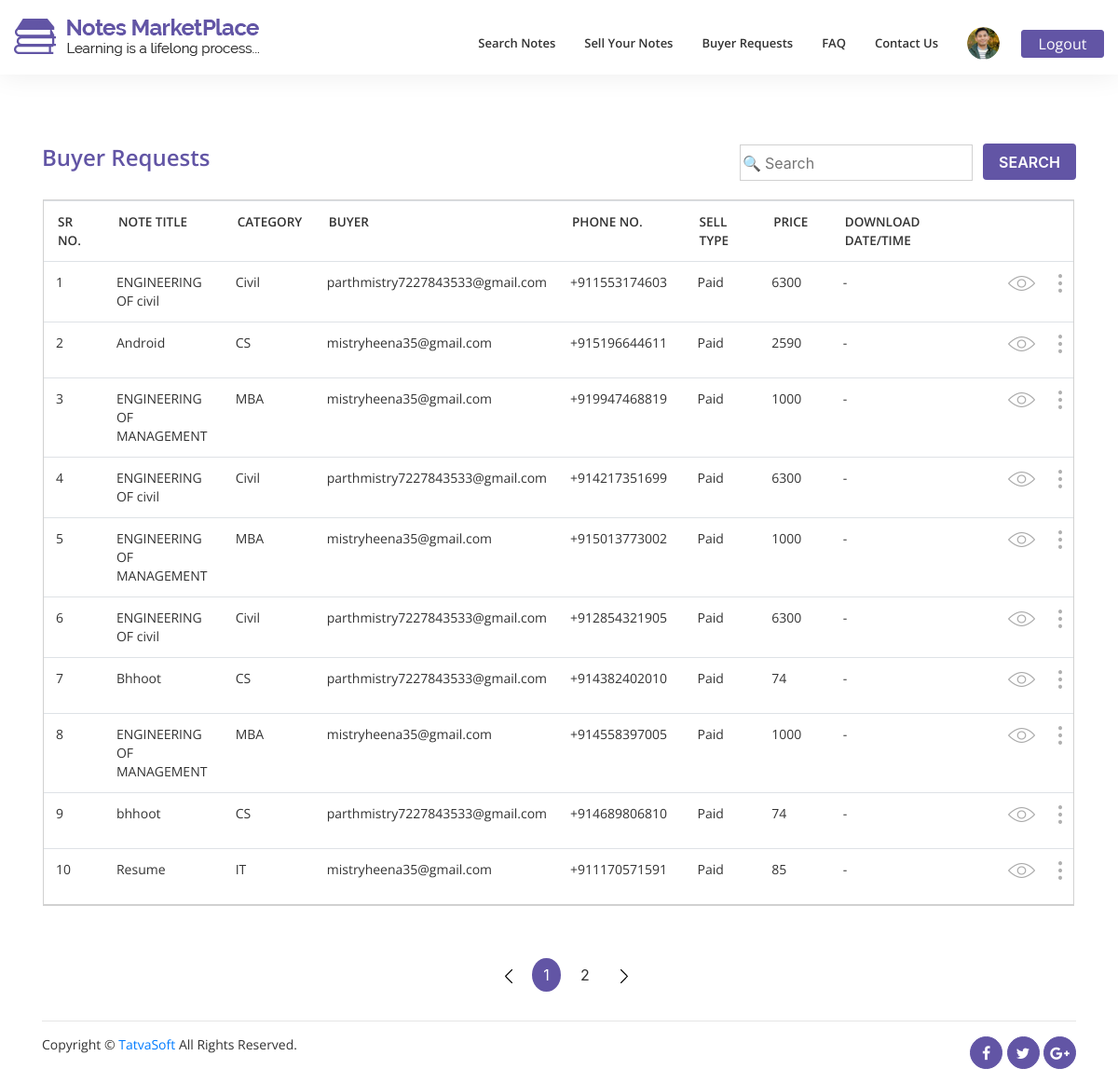
The app's page /PHP_ASSIGNMENT_1/front/buyerrequest.php (signed in) with its own data.
### tables this page shows
CREATE TABLE `downloads` (
  `ID` int(11) NOT NULL,
  `NoteID` int(11) NOT NULL,
  `Seller` int(11) NOT NULL,
  `Downloader` int(11) NOT NULL,
  `IsSellerHasAllowedDownload` bit(1) NOT NULL,
  `AttachmentPath` varchar(800) DEFAULT NULL,
  `IsAttachmentDownloaded` bit(1) NOT NULL,
  `AttachmentDownloadedDate` datetime DEFAULT NULL,
  `IsPaid` bit(1) NOT NULL,
  `PurchasedPrice` decimal(10,0) DEFAULT NULL,
  `NoteTitle` varchar(100) NOT NULL,
  `NoteCategory` varchar(100) NOT NULL,
  `CreatedDate` datetime DEFAULT current_timestamp(),
  `CreatedBy` int(11) DEFAULT NULL,
  `ModifiedDate` datetime DEFAULT current_timestamp(),
  `ModifiedBy` int(11) DEFAULT NULL
);

CREATE TABLE `users` (
  `ID` int(11) NOT NULL,
  `RoleID` int(11) NOT NULL DEFAULT 3,
  `FirstName` varchar(50) NOT NULL,
  `LastName` varchar(50) NOT NULL,
  `EmailID` varchar(100) NOT NULL,
  `Password` varchar(60) NOT NULL,
  `IsEmailVerified` bit(1) NOT NULL DEFAULT b'0',
  `CreatedDate` datetime DEFAULT current_timestamp(),
  `CreatedBy` int(11) DEFAULT NULL,
  `ModifiedDate` datetime DEFAULT current_timestamp(),
  `ModifiedBy` int(11) DEFAULT NULL,
  `IsActive` bit(1) NOT NULL DEFAULT b'1'
);

### PHP_ASSIGNMENT_1/front/buyerrequest.php (the view, shortened to what this page needs)
<?php include 'includes/db.php'; ?>
<!DOCTYPE html>
<html lang="en">
<head>
    <link rel="stylesheet" href="css/fontawesome/css/font-awesome.min.css">
    <link rel="stylesheet" type="text/css" href="css/bootstrap/bootstrap.min.css">
    <link rel="stylesheet" type="text/css" href="css/style.css">
    <link rel="stylesheet" type="text/css" href="css/responsive.css">
</head>
<body>
    <section id="nav-bar">
        <nav class="navbar1 navbar-expand-lg">
            <a class="navbar-brand" href="index.html"><img src="images/user-profile/logo.png" alt="logo"></a>
            <div class="collapse navbar-collapse" id="navbarNav">
                <ul class="navbar-nav ml-auto">
                    <li class="nav-item">
                        <a class="nav-link" href="searchnotes.html">Search Notes</a>
                    </li>
                    <li class="nav-item">
                        <a class="nav-link" href="addnote.html">Sell Your Notes</a>
                    </li>
                    <li class="nav-item">
                        <a class="nav-link" href="buyerrequest.html">Buyer Requests</a>
                    </li>
                    <li class="nav-item">
                        <a class="nav-link" href="faq.html">FAQ</a>
                    </li>
                    <li class="nav-item">
                        <a class="nav-link" href="contactus.html">Contact Us</a>
                    </li>
                    <li class="nav-item">
                        <a class="nav-link" href="#"><img src="images/user-profile/login-image.png" alt="login image"></a>
                    </li>
                    <li class="nav-item">
                        <a href="logout.php"><button type="button" class="btn btn-primary btn_login">Logout</button></a>
                    </li>
                </ul>
            </div>
        </nav>
    </section>
    <section class="buyerrequest-table">
        <div class="container table1">
            <div class="row">
                <div class="buyerrequest-table-intro col-md-6">Buyer Requests</div>
                <form class="search-part col-md-6 text-right">
                    <input type="text" placeholder="&#x1F50D; Search">
                    <button type="button" class="btn search-btn">Search</button>
                </form>
            </div>
            <div class="row table-data">
                <table class="table table-responsive">
                    <tr class="table-heading text-center">
                        <th class="bsrno" scope="col">SR NO.</th>
                        <th class="bnotetitle" scope="col">NOTE TITLE</th>
                        <th class="bcategory" scope="col">CATEGORY</th>
                        <th class="bbuyer" scope="col">BUYER</th>
                        <th class="phoneno" scope="col">PHONE NO.</th>
                        <th class="bselltype" scope="col">SELL TYPE</th>
                        <th class="bprice" scope="col">PRICE</th>
                        <th class="bdate-time" scope="col">DOWNLOAD DATE/TIME</th>
                        <th class="buyereye" scope="col"></th>
                        <th class="buyermenu" scope="col"></th>
                    </tr>
                    <?php
                    if(isset($_GET['page'])){
                        $page = $_GET['page'];
                        $page =mysqli_real_escape_string($connection,$page);
                        $page = htmlentities($page);
                    }else{
                        $page = 1;
                    }
                    $num_per_page = 10;
                    $start_from = ($page-1) * $num_per_page;
                    $fetch_progress_query = "SELECT downloads.ID,downloads.NoteTitle AS note_title, downloads.NoteCategory AS note_category, users.EmailID AS buyer_id , downloads.IsPaid AS sell_type, downloads.PurchasedPrice AS price, downloads.AttachmentDownloadedDate AS download_date FROM downloads , users WHERE downloads.Downloader = users.ID AND `IsSellerHasAllowedDownload` = 0 AND IsEmailVerified = 1 ORDER BY downloads.CreatedDate DESC LIMIT $start_from,$num_per_page";
                    $progress_notes = mysqli_query($connection,$fetch_progress_query);
                    $fetch_num_query = "SELECT * FROM downloads , users WHERE downloads.Downloader = users.ID AND `IsSellerHasAllowedDownload` = 0 AND IsEmailVerified = 1";
                    $fetch_num = mysqli_query($connection,$fetch_num_query);
                    $total_records = mysqli_num_rows($fetch_num);
                    $total_pages = ceil($total_records / $num_per_page);
                    $i=1;
                    while ($progress_row = mysqli_fetch_array($progress_notes)) {
                    ?>
                        <tr>
                            <td><?php echo $i; ?></td>
                            <td><?php echo $progress_row["note_title"]; ?></td>
                            <td><?php echo $progress_row["note_category"]; ?></td>
                            <td><?php echo $progress_row["buyer_id"]; ?></td>
                            <td>+91<?php echo rand(1111111111,9999999999); ?></td>
                            <td><?php if($progress_row["sell_type"] == 1){ echo "Paid"; }else{ echo "Free"; } ?></td>
                            <td><?php echo $progress_row["price"]; ?></td>
                            <td><?php if(empty($progress_row["download_date"])){ echo "-" ; }else { echo $progress_row["download_date"];} ?></td>
                            <td><?php echo '<a href="notedetails.php?note_id="'.$progress_row["ID"].'><img src="images/dashboard/eye.png" alt="view"></a>'; ?></td>
                            <td class="dropdown"><?php echo '<img class="dropdown-toggle" id="dLabel" data-toggle="dropdown" aria-haspopup="true" aria-expanded="false" src="images/mydownloads/dots.png" alt="menu">
                            <div class="dropdown-menu" aria-labelledby="dLabel">
                                <a class="dropdown-item" href="allowdownload.php?allow='.$progress_row["ID"].'">Allow Download</a>
                            </div>' ?></td>
                        </tr>
                    <?php
                        $i++;
                    };
                    ?>
                </table>
                <ul class="pagination">
                    <li class="<?php if($page == 1){ echo 'disabled'; }?> page-item">
                        <a class="page-link" href="buyerrequest.php?page=<?php echo $page-1 ; ?>" aria-label="Previous">
                            <span aria-hidden="true"><img src="images/dashboard/left-arrow.png" alt="previous"></span>
                        </a>
                    </li>
                    <?php
                        for($i=1;$i<=$total_pages;$i++){
                            ?>
                                <li class="<?php if($page == $i) { echo 'active'; }
                                ?> page-item"><a class="page-link" href="buyerrequest.php?page=<?php echo $i ; ?>"><?php echo $i ;?></a></li>
                            <?php
                        }
                    ?>
                    <li class="<?php if($page == $total_pages){ echo 'disabled'; }?> page-item">
                        <a class="page-link" href="buyerrequest.php?page=<?php echo $page+1 ; ?>" aria-label="Next">
                            <span aria-hidden="true"><img src="images/dashboard/right-arrow.png" alt="next"></span>
                        </a>
                    </li>
                </ul>
            </div>
        </div>
    </section>
    <section class="footer">
        <div class="container">
            <hr>
            <div class="row">
                <div class="col-md-6 footer_content">
                    <p>Copyright © <a href="https://www.tatvasoft.com/">TatvaSoft</a> All Rights Reserved.</p>
                </div>
                <div class="col-md-6 footer_social text-right">
                    <ul class="social-list">
                        <li><a href="#">
                                <i class="fa fa-facebook"></i>
                            </a></li>
                        <li><a href="#">
                                <i class="fa fa-twitter"></i>
                            </a></li>
                        <li><a href="#">
                                <i class="fa fa-google-plus"></i>
                            </a></li>
                    </ul>
                </div>
            </div>
        </div>
    </section>
</body>
</html>

### PHP_ASSIGNMENT_1/front/css/style.css (style rules this page uses)
body,html { color: #333333; height:100%; }
p { font-family: "Open Sans", sans-serif; }
.navbar1 { font-family: "Open Sans",sans-serif; font-size: 13px; font-weight: 600; line-height: 16px; padding-left: 15px; padding-right: 0px; background-color: #fff; color: #6255a5; position: fixed; top: 0; width: 100%; left: 0; right: 0; z-index:999; transition: all .3s linear; -webkit-transition: all .3s linear; }
.navbar1 .navbar-brand img { margin-top: 2%; }
.navbar1 .navbar-brand img { max-width: 300px; }
.navbar1 { background-color: #fff; box-shadow: 0 0 30px 0 rgba(0,0,0,0.08); }
.navbar1 .nav-item { margin-top: -35px; }
.navbar1 .nav-item a { margin-right: 15px; font-family: Open sans; color: #333333; }
.navbar1 .nav-item a img { border-radius: 50%; height:35px; width: 35px; margin-top: -9px; }
.navbar1 .btn_login { width: 89px; height: 30px; color: #fff; background-color: #6255a5; border-radius: 3px; font-family: Open Sans; font-size: 16px; line-height: 22px; padding: 0; margin: 0; border: none; border: 1px solid #6255a5; margin-top: 2px; }
.footer { padding-top: 15px; padding-bottom: 15px; }
.footer p { font-family: Open Sans; font-size: 14px; line-height: 18px; color: #333333; }
.footer ul.social-list { padding: 0; margin: 0; }
.footer ul.social-list li { display: inline-block; padding: 0; }
.footer ul.social-list li a { text-align: center; border: 1px solid #6255a5; background: #6255a5; width: 35px; height: 35px; display: inline-block; line-height: 35px; color: #fff; border-radius: 50%; transition: all 400ms linear; }
.data-table .data-table-intro, .download-table .download-table-intro, .soldnote-table .soldnote-table-intro, .rejectnote-table .rejectnote-table-intro, .buyerrequest-table .buyerrequest-table-intro { font-family: "Open Sans",sans-serif; font-size: 24px; color: #6255a5; font-weight: 600; line-height: 28px; }
.data-table .search-part input, .download-table .search-part input, .soldnote-table .search-part input, .rejectnote-table .search-part input, .buyerrequest-table .search-part input { height: 39px; width:250px; border: 1px solid #d1d1d1; }
.data-table .search-part button, .download-table .search-part button, .soldnote-table .search-part button, .rejectnote-table .search-part button, .buyerrequest-table .search-part button { height: 39px; width: 100px; background-color: #6255a5; color: #fff; font-weight: 600; text-transform: uppercase; margin-top: -5px; margin-left: 7px; }
.table-data { margin-top: 20px; margin-left:1px; }
.data-table table, .download-table table, .soldnote-table table, .rejectnote-table table, .buyerrequest-table table { width: 98.5%; border: 1px solid #d1d1d1; }
.table-data table th { font-family: "Open Sans",sans-serif; font-size: 13.5px; font-weight: 600; line-height: 20px; color: #333333; }
.table-data table tr { height: 60px; border-bottom: 1px solid #d1d1d1; }
.table-data table tr td { padding-left: 13px; font-family: "Open Sans",sans-serif; font-size: 14px; font-weight: 400; line-height: 20px; color: #333333; }
.pagination { margin:40px auto 0px auto; }
.buyerrequest-table .pagination { margin:40px auto 0px auto; }
.page-item { margin: 0 5px; }
.page-link { border-style: none; border-radius: 50%; color: #333333; }
.page-item.active .page-link { background: #6255a5 !important; color: #fff; border-color: #6255a5; }
.download-table, .soldnote-table, .rejectnote-table, .buyerrequest-table { margin-top: 155px; }
.table-data table th.bsrno { width: 7%; text-align: left; padding-left: 15px; }
.table-data table th.bnotetitle { width: 12%; text-align: left; padding-left: 15px; }
.table-data table th.bbuyer { width: 18%; text-align: left; padding-left: 15px; }
.table-data table th.bcategory { width: 9%; text-align: left; padding-left: 15px; }
.table-data table th.phoneno { width: 13%; text-align: left; padding-left: 15px; }
.table-data table th.bselltype { width: 9%; text-align: left; padding-left: 15px; }
.table-data table th.bprice { width: 8%; text-align: left; padding-left: 15px; }
.table-data table th.bdate-time { width: 22%; text-align: left; padding-left: 15px; }
.table-data table th.buyereye { width: 1%; text-align: left; padding-left: 15px; }
.table-data table th.buyermenu { width: 1%; text-align: left; padding-left: 15px; }

### PHP_ASSIGNMENT_1/front/css/responsive.css (style rules this page uses)
@media (min-width:992px) { .navbar1 { height: 80px; } }
@media (min-width:992px) { .navbar1 .navbar-brand { padding-top: 15px; } }
@media (min-width:992px) { .navbar1 ul.navbar-nav { margin-bottom: 12px; } }

### records on screen
downloads: NoteTitle "ENGINEERING OF civil", NoteCategory "Civil", Downloader.EmailID "parthmistry7227843533@gmail.com", IsPaid "Paid", PurchasedPrice "6300"
downloads: NoteTitle "Android", NoteCategory "CS", Downloader.EmailID "mistryheena35@gmail.com", IsPaid "Paid", PurchasedPrice "2590"
downloads: NoteTitle "ENGINEERING OF MANAGEMENT", NoteCategory "MBA", Downloader.EmailID "mistryheena35@gmail.com", IsPaid "Paid", PurchasedPrice "1000"
downloads: NoteTitle "ENGINEERING OF civil", NoteCategory "Civil", Downloader.EmailID "parthmistry7227843533@gmail.com", IsPaid "Paid", PurchasedPrice "6300"
downloads: NoteTitle "ENGINEERING OF MANAGEMENT", NoteCategory "MBA", Downloader.EmailID "mistryheena35@gmail.com", IsPaid "Paid", PurchasedPrice "1000"
downloads: NoteTitle "ENGINEERING OF civil", NoteCategory "Civil", Downloader.EmailID "parthmistry7227843533@gmail.com", IsPaid "Paid", PurchasedPrice "6300"
downloads: NoteTitle "Bhhoot", NoteCategory "CS", Downloader.EmailID "parthmistry7227843533@gmail.com", IsPaid "Paid", PurchasedPrice "74"
downloads: NoteTitle "ENGINEERING OF MANAGEMENT", NoteCategory "MBA", Downloader.EmailID "mistryheena35@gmail.com", IsPaid "Paid", PurchasedPrice "1000"
downloads: NoteTitle "bhhoot", NoteCategory "CS", Downloader.EmailID "parthmistry7227843533@gmail.com", IsPaid "Paid", PurchasedPrice "74"
downloads: NoteTitle "Resume", NoteCategory "IT", Downloader.EmailID "mistryheena35@gmail.com", IsPaid "Paid", PurchasedPrice "85"
